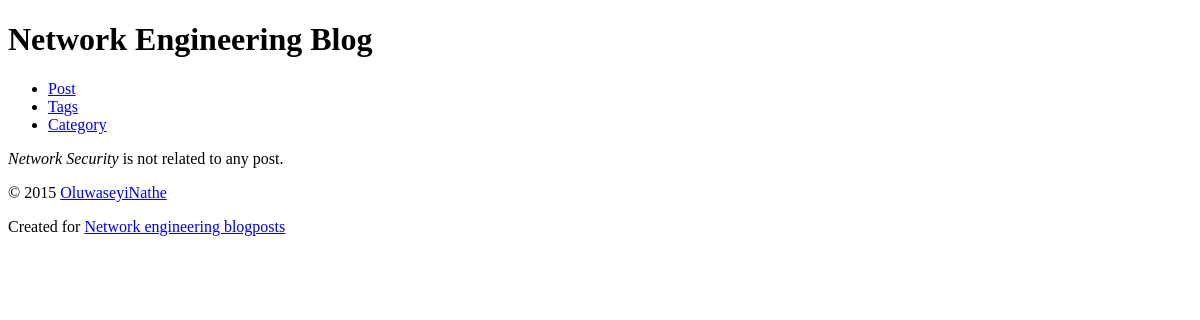
The page /blog/category/network-security/ on the database as committed earlier.
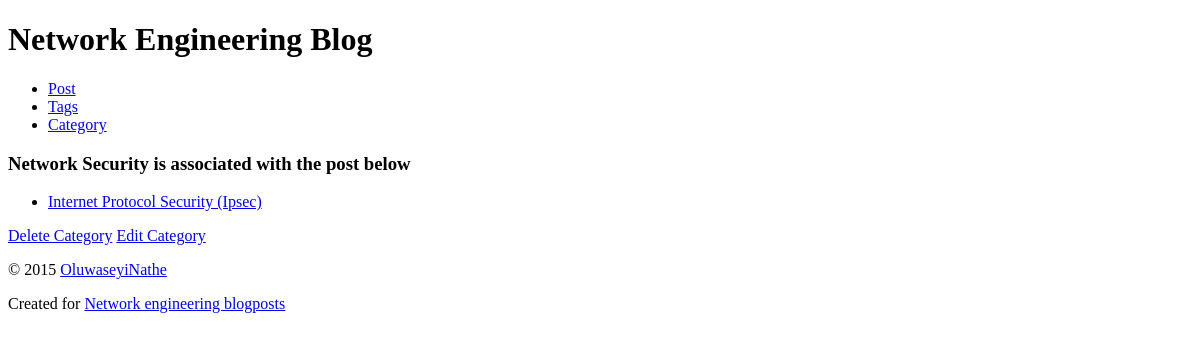
The same page on the database as committed later.
### blog/models.py (models this page shows, shortened)
class Category(models.Model):
    name = models.CharField(max_length=100, unique=True)
    slug = models.SlugField(unique=True)
    class Meta:
        ordering = ['name']
    def get_update_url(self):
        return reverse('blog:category_update', kwargs={'slug': self.slug})
    def get_delete_url(self):
        return reverse('blog:category_delete', kwargs={'slug': self.slug})

class Post(models.Model):
    title = models.CharField(max_length=255)
    slug = models.SlugField(max_length=100, help_text='A label for URL config', unique_for_month='published_at')
    content = models.TextField()
    description = models.TextField()
    category = models.ForeignKey("Category", on_delete=models.SET_NULL, null=True)
    tags = models.ManyToManyField("Tag", related_name="posts")
    featured_image = models.ImageField(upload_to="post/", blank=True, null=True)
    published_at = models.DateTimeField(auto_now_add=True)
    updated_at = models.DateTimeField(auto_now=True)
    views = models.PositiveIntegerField(default=0)
    read_time = models.PositiveIntegerField(default=0) # Estimate read time in minutes
    class Meta:
        verbose_name = 'blog post'
        ordering = ['-published_at', 'title']
        get_latest_by = 'published_at'
    def __str__(self):
        return self.title
    def get_absolute_url(self):
        return reverse('blog:blog_post_detail',
                       kwargs={'year': self.published_at.year,
                               'month': self.published_at.month,
                               'slug': self.slug})

### blog/views.py (the view)
# urls.py: path("category/<slug:slug>/", CategoryDetail.as_view(), name="blog_category_detail"),
class CategoryDetail(View):
    template_name = 'blog/category_detail.html'
    def get(self, request, slug):
        category = get_object_or_404(Category, slug=slug)
        context = {"category": category}
        return render(request, self.template_name, context)

### blog/templates/blog/category_detail.html (shortened to what this page needs)
{% extends parent_template|default:"blog/base_blog.html" %}
{% block content %}
{% if category.post_set.all %}
        <section>
            <h3> {{ category.name }} is associated with the
                post{{ category.post_set.count|pluralize }} below</h3>
                    <ul>
                        {% for post in category.post_set.all  %}
                           <li><a href="{{ post.get_absolute_url }}">{{ post|title }}</a></li>
                        {% endfor %}
                    </ul>
        </section>
        <div>
            <a href="{{ category.get_delete_url }}">Delete Category</a>
            <a href="{{ category.get_update_url }}">Edit Category</a>
        </div>
{% endif %}
{% if not category.post_set.all %}
    <p><em><i> {{ category.name }}</em></i> is not related to any post. </p>
{% endif %}
{% endblock %}

Rows that differ between the two databases and show on the page:
added Post: title "Internet Protocol Security (Ipsec)"
Other text that changed with them:
text no longer shown: "is not related to any post."
text now shown: "is associated with the post below Delete Category Edit Category"
